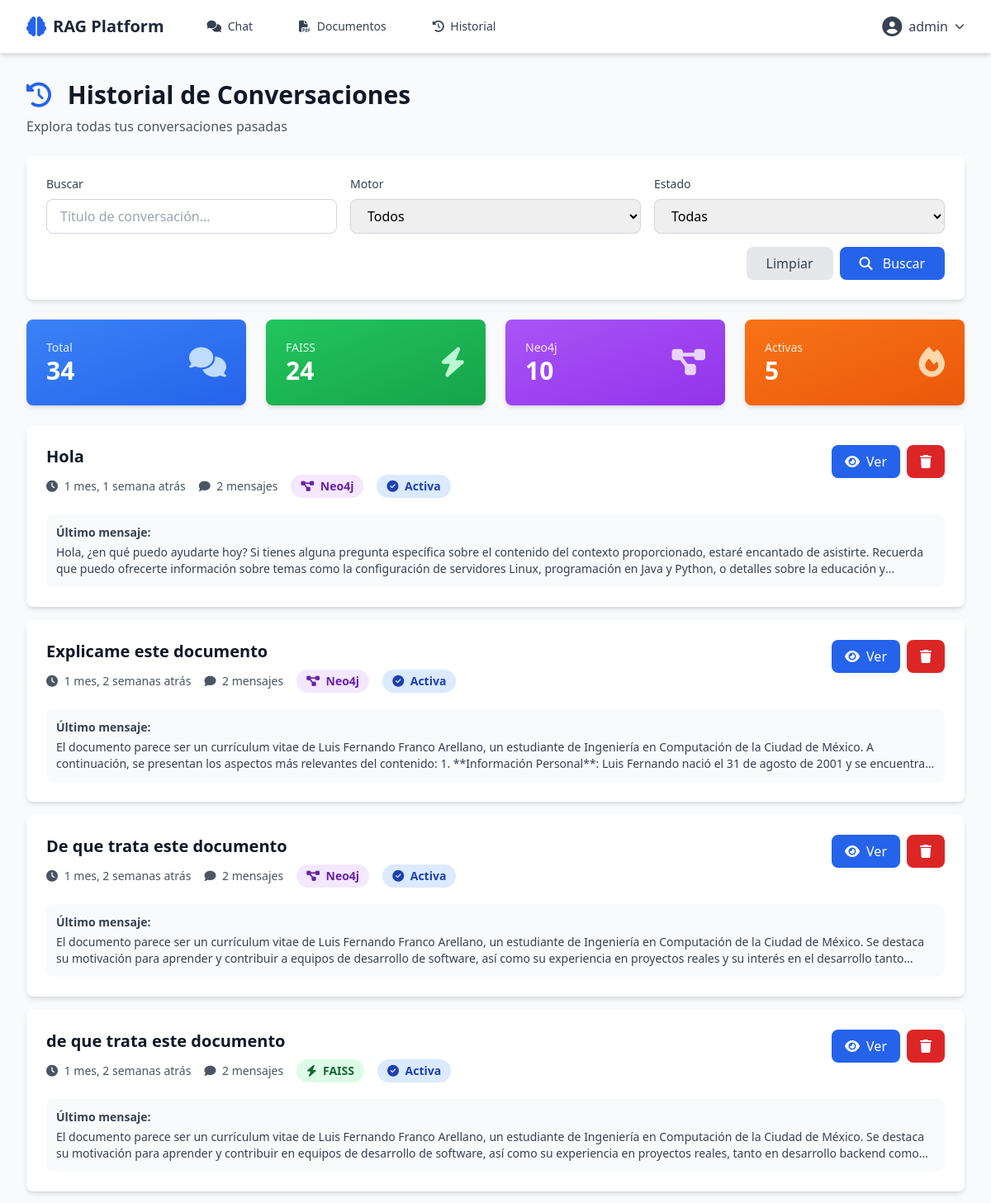
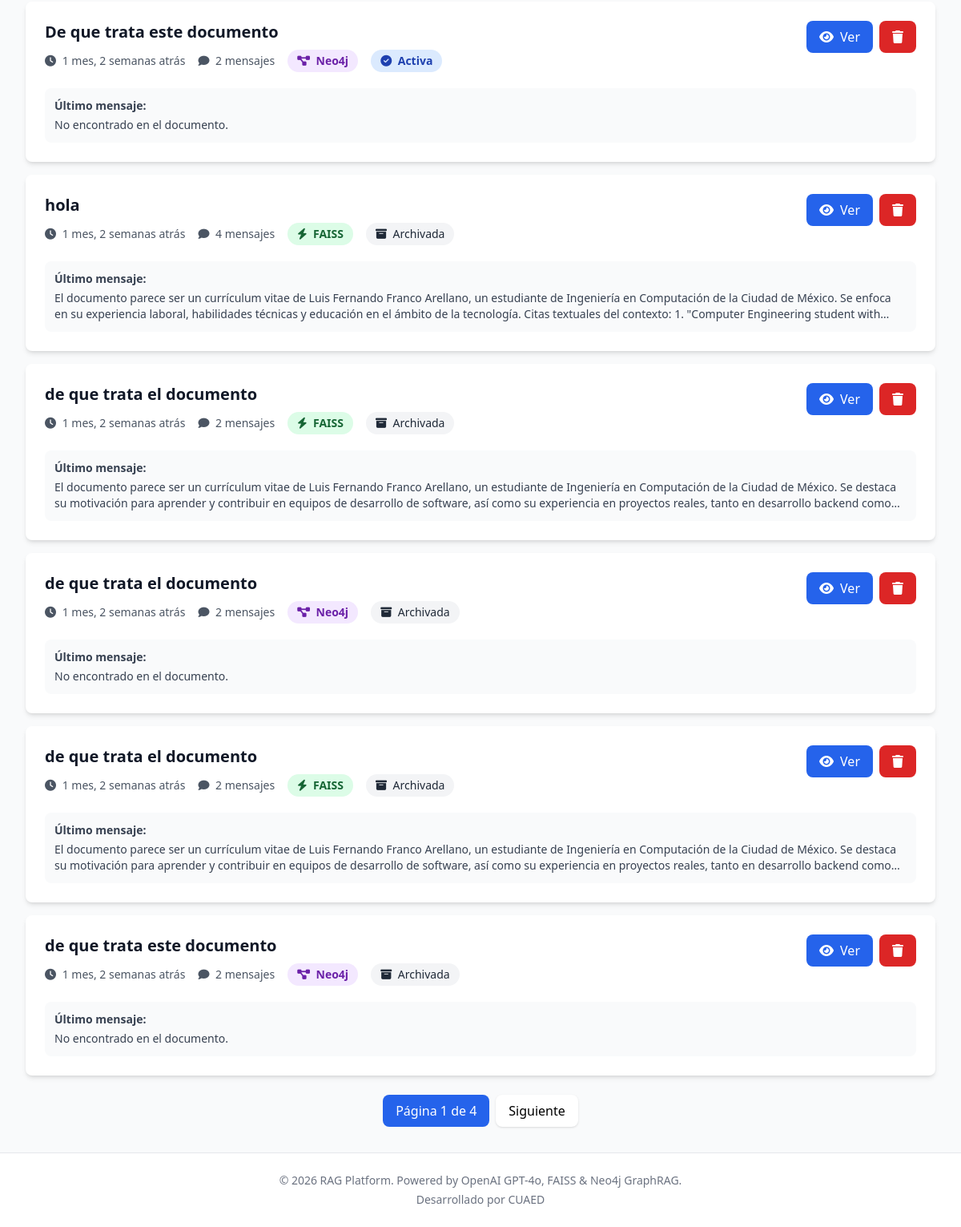
The page /chat/history/ (signed in) on the database its author committed (2 pictures, top to bottom).
### rag_platform/accounts/models.py (models this page shows, shortened)
class User(AbstractUser):
    bio = models.TextField(max_length=500, blank=True, verbose_name='Biografía')
    avatar = models.ImageField(upload_to='avatars/', null=True, blank=True, verbose_name='Avatar')
    created_at = models.DateTimeField(auto_now_add=True, verbose_name='Fecha de registro')
    updated_at = models.DateTimeField(auto_now=True, verbose_name='Última actualización')
    preferred_engine = models.CharField(
        max_length=10,
        choices=[('faiss', 'FAISS'), ('neo4j', 'Neo4j')],
        default='faiss',
        verbose_name='Motor preferido'
    )
    class Meta:
        verbose_name = 'Usuario'
        verbose_name_plural = 'Usuarios'
        ordering = ['-created_at']

### rag_platform/chat/models.py (models this page shows, shortened)
class Conversation(models.Model):
    user = models.ForeignKey(
        settings.AUTH_USER_MODEL,
        on_delete=models.CASCADE,
        related_name='conversations',
        verbose_name='Usuario'
    )
    title = models.CharField(max_length=255, verbose_name='Título')
    engine_used = models.CharField(
        max_length=10,
        choices=[('faiss', 'FAISS'), ('neo4j', 'Neo4j')],
        default='faiss',
        verbose_name='Motor utilizado'
    )
    created_at = models.DateTimeField(auto_now_add=True, verbose_name='Fecha de creación')
    updated_at = models.DateTimeField(auto_now=True, verbose_name='Última actualización')
    is_active = models.BooleanField(default=True, verbose_name='Activa')
    class Meta:
        verbose_name = 'Conversación'
        verbose_name_plural = 'Conversaciones'
        ordering = ['-updated_at']
        indexes = [
            models.Index(fields=['-updated_at']),
            models.Index(fields=['user', '-updated_at']),
        ]

### rag_platform/chat/views.py (the view)
# urls.py: path('history/', views.conversation_history, name='history'),
@login_required
def conversation_history(request):
    from django.core.paginator import Paginator
    from django.db.models import Subquery, OuterRef
    search_query = request.GET.get('q', '')
    engine_filter = request.GET.get('engine', '')
    active_filter = request.GET.get('active', '')
    conversations = Conversation.objects.filter(
        user=request.user
    ).annotate(
        message_count=Count('messages')
    )
    if search_query:
        conversations = conversations.filter(
            Q(title__icontains=search_query) |
            Q(messages__content__icontains=search_query)
        ).distinct()
    if engine_filter:
        conversations = conversations.filter(engine_used=engine_filter)
    if active_filter:
        is_active = active_filter == 'true'
        conversations = conversations.filter(is_active=is_active)
    last_messages = Message.objects.filter(
        conversation=OuterRef('pk')
    ).order_by('-created_at').values('content')[:1]
    conversations = conversations.annotate(
        last_message=Subquery(last_messages)
    )
    conversations = conversations.order_by('-updated_at')
    all_conversations = Conversation.objects.filter(user=request.user)
    total_conversations = all_conversations.count()
    faiss_count = all_conversations.filter(engine_used='faiss').count()
    neo4j_count = all_conversations.filter(engine_used='neo4j').count()
    active_count = all_conversations.filter(is_active=True).count()
    paginator = Paginator(conversations, 10)  # 10 conversaciones por página
    page_number = request.GET.get('page')
    page_obj = paginator.get_page(page_number)
    context = {
        'page_obj': page_obj,
        'search_query': search_query,
        'total_conversations': total_conversations,
        'faiss_count': faiss_count,
        'neo4j_count': neo4j_count,
        'active_count': active_count
    }
    return render(request, 'chat/conversation_history.html', context)

### rag_platform/templates/chat/conversation_history.html (shortened to what this page needs)
{% extends 'base.html' %}
{% block content %}
<div class="mb-6">
    <h1 class="text-3xl font-bold text-gray-900 mb-2">
        <i class="fas fa-history text-blue-600 mr-3"></i>
        Historial de Conversaciones
    </h1>
    <p class="text-gray-600">Explora todas tus conversaciones pasadas</p>
</div>
<div class="bg-white rounded-lg shadow-md p-6 mb-6">
    <form method="get" class="space-y-4">
        <div class="grid grid-cols-1 md:grid-cols-3 gap-4">
            <div>
                <label class="block text-sm font-medium text-gray-700 mb-2">Buscar</label>
                <input
                    type="text"
                    name="q"
                    value="{{ request.GET.q }}"
                    placeholder="Título de conversación..."
                    class="w-full px-4 py-2 border border-gray-300 rounded-lg focus:ring-2 focus:ring-blue-500"
                >
            </div>
            <div>
                <label class="block text-sm font-medium text-gray-700 mb-2">Motor</label>
                <select name="engine" class="w-full px-4 py-2 border border-gray-300 rounded-lg focus:ring-2 focus:ring-blue-500">
                    <option value="">Todos</option>
                </select>
            </div>
            <div>
                <label class="block text-sm font-medium text-gray-700 mb-2">Estado</label>
                <select name="active" class="w-full px-4 py-2 border border-gray-300 rounded-lg focus:ring-2 focus:ring-blue-500">
                    <option value="">Todas</option>
                </select>
            </div>
        </div>
        <div class="flex justify-end space-x-2">
            <a href="{% url 'chat:history' %}" class="px-6 py-2 bg-gray-200 text-gray-700 rounded-lg hover:bg-gray-300">
                Limpiar
            </a>
            <button type="submit" class="px-6 py-2 bg-blue-600 text-white rounded-lg hover:bg-blue-700">
                <i class="fas fa-search mr-2"></i> Buscar
            </button>
        </div>
    </form>
</div>
<div class="grid grid-cols-1 md:grid-cols-4 gap-6 mb-6">
    <div class="bg-gradient-to-br from-blue-500 to-blue-600 text-white rounded-lg shadow-md p-6">
        <div class="flex items-center justify-between">
            <div>
                <p class="text-blue-100 text-sm">Total</p>
                <p class="text-3xl font-bold">{{ total_conversations }}</p>
            </div>
            <i class="fas fa-comments text-4xl text-blue-200"></i>
        </div>
    </div>
    <div class="bg-gradient-to-br from-green-500 to-green-600 text-white rounded-lg shadow-md p-6">
        <div class="flex items-center justify-between">
            <div>
                <p class="text-green-100 text-sm">FAISS</p>
                <p class="text-3xl font-bold">{{ faiss_count }}</p>
            </div>
            <i class="fas fa-bolt text-4xl text-green-200"></i>
        </div>
    </div>
    <div class="bg-gradient-to-br from-purple-500 to-purple-600 text-white rounded-lg shadow-md p-6">
        <div class="flex items-center justify-between">
            <div>
                <p class="text-purple-100 text-sm">Neo4j</p>
                <p class="text-3xl font-bold">{{ neo4j_count }}</p>
            </div>
            <i class="fas fa-project-diagram text-4xl text-purple-200"></i>
        </div>
    </div>
    <div class="bg-gradient-to-br from-orange-500 to-orange-600 text-white rounded-lg shadow-md p-6">
        <div class="flex items-center justify-between">
            <div>
                <p class="text-orange-100 text-sm">Activas</p>
                <p class="text-3xl font-bold">{{ active_count }}</p>
            </div>
            <i class="fas fa-fire text-4xl text-orange-200"></i>
        </div>
    </div>
</div>
<div class="space-y-4">
    {% for conversation in page_obj %}
    <div class="bg-white rounded-lg shadow-md hover:shadow-lg transition duration-200">
        <div class="p-6">
            <div class="flex items-start justify-between mb-3">
                <div class="flex-1">
                    <h3 class="text-xl font-bold text-gray-900 mb-2">
                        {{ conversation.title }}
                    </h3>
                    <div class="flex items-center space-x-4 text-sm text-gray-600 mb-2">
                        <span>
                            <i class="fas fa-clock mr-1"></i>
                            {{ conversation.updated_at|timesince }} atrás
                        </span>
                        <span>
                            <i class="fas fa-comment mr-1"></i>
                            {{ conversation.message_count }} mensajes
                        </span>
                        {% if conversation.engine_used == 'faiss' %}
                        <span class="bg-green-100 text-green-800 px-3 py-1 rounded-full font-semibold">
                            <i class="fas fa-bolt mr-1"></i> FAISS
                        </span>
                        {% else %}
                        <span class="bg-purple-100 text-purple-800 px-3 py-1 rounded-full font-semibold">
                            <i class="fas fa-project-diagram mr-1"></i> Neo4j
                        </span>
                        {% endif %}
                        {% if conversation.is_active %}
                        <span class="bg-blue-100 text-blue-800 px-3 py-1 rounded-full font-semibold">
                            <i class="fas fa-check-circle mr-1"></i> Activa
                        </span>
                        {% else %}
                        <span class="bg-gray-100 text-gray-800 px-3 py-1 rounded-full">
                            <i class="fas fa-archive mr-1"></i> Archivada
                        </span>
                        {% endif %}
                    </div>
                </div>
                <div class="flex space-x-2">
                    <a
                        href="{% url 'chat:conversation_detail' conversation.id %}"
                        class="px-4 py-2 bg-blue-600 text-white rounded-lg hover:bg-blue-700"
                    >
                        <i class="fas fa-eye mr-1"></i> Ver
                    </a>
                    <button
                        onclick="deleteConversation({{ conversation.id }})"
                        class="px-4 py-2 bg-red-600 text-white rounded-lg hover:bg-red-700"
                    >
                        <i class="fas fa-trash"></i>
                    </button>
                </div>
            </div>
            {% if conversation.last_message %}
            <div class="bg-gray-50 rounded-lg p-3 text-sm text-gray-700">
                <p class="font-semibold mb-1">Último mensaje:</p>
                <p class="line-clamp-2">{{ conversation.last_message }}</p>
            </div>
            {% endif %}
        </div>
    </div>
    {% endfor %}
</div>
{% if page_obj.has_other_pages %}
<div class="mt-6 flex justify-center">
    <nav class="flex space-x-2">
        <span class="px-4 py-2 bg-blue-600 text-white rounded-lg">
            Página {{ page_obj.number }} de {{ page_obj.paginator.num_pages }}
        </span>
        {% if page_obj.has_next %}
        <a href="?page={{ page_obj.next_page_number }}&{{ request.GET.urlencode }}" class="px-4 py-2 bg-white rounded-lg shadow hover:bg-gray-50">
            Siguiente
        </a>
        {% endif %}
    </nav>
</div>
{% endif %}
{% endblock %}

### rag_platform/templates/base.html (shortened to what this page needs)
<!DOCTYPE html>
<html lang="es">
<head>
    <script src="https://cdn.tailwindcss.com"></script>
    <link rel="stylesheet" href="https://cdnjs.cloudflare.com/ajax/libs/font-awesome/6.5.1/css/all.min.css">
</head>
<body class="bg-gray-50 min-h-screen">
    {% if user.is_authenticated %}
    <nav class="bg-white shadow-md border-b border-gray-200">
        <div class="max-w-7xl mx-auto px-4 sm:px-6 lg:px-8">
            <div class="flex justify-between h-16">
                <div class="flex items-center">
                    <a href="{% url 'chat:dashboard' %}" class="flex items-center">
                        <i class="fas fa-brain text-blue-600 text-2xl mr-2"></i>
                        <span class="text-xl font-bold text-gray-800">RAG Platform</span>
                    </a>
                    <div class="hidden md:flex ml-10 space-x-8">
                        <a href="{% url 'chat:dashboard' %}" class="text-gray-700 hover:text-blue-600 px-3 py-2 rounded-md text-sm font-medium">
                            <i class="fas fa-comments mr-1"></i> Chat
                        </a>
                        <a href="{% url 'documents:list' %}" class="text-gray-700 hover:text-blue-600 px-3 py-2 rounded-md text-sm font-medium">
                            <i class="fas fa-file-pdf mr-1"></i> Documentos
                        </a>
                        <a href="{% url 'chat:history' %}" class="text-gray-700 hover:text-blue-600 px-3 py-2 rounded-md text-sm font-medium">
                            <i class="fas fa-history mr-1"></i> Historial
                        </a>
                    </div>
                </div>
                <div class="flex items-center space-x-4">
                    <div class="relative">
                        <button id="user-menu-button" class="flex items-center space-x-2 text-gray-700 hover:text-blue-600 focus:outline-none">
                            <i class="fas fa-user-circle text-2xl"></i>
                            <span class="hidden md:block">{{ user.username }}</span>
                            <i class="fas fa-chevron-down text-xs"></i>
                        </button>
                    </div>
                </div>
            </div>
        </div>
    </nav>
    {% endif %}
    <main class="{% block main_class %}max-w-7xl mx-auto px-4 sm:px-6 lg:px-8 py-8{% endblock %}">
        {% block content %}{% endblock %}
    </main>
    <footer class="bg-white border-t border-gray-200 mt-auto">
        <div class="max-w-7xl mx-auto px-4 sm:px-6 lg:px-8 py-6">
            <div class="text-center text-gray-500 text-sm">
                <p>&copy; 2026 RAG Platform. Powered by OpenAI GPT-4o, FAISS & Neo4j GraphRAG.</p>
                <p class="mt-1">Desarrollado por CUAED</p>
            </div>
        </div>
    </footer>
</body>
</html>

### rows shown on the page
User: username "admin"
Conversation: title "Hola", updated_at "1 mes, 1 semana", message_count "2", engine_used "neo4j" (drawn), is_active True (drawn), last_message "Hola, ¿en qué puedo ayudarte hoy? Si tienes alguna pregunta específica sobre el contenido del contexto proporcionado, estaré encantado de asistirte. Recuerda que puedo ofrecerte información sobre temas como la configuración de servidores Linux, programación en Java y Python, o detalles sobre la educación…"
Conversation: title "Explicame este documento", updated_at "1 mes, 2 semanas", message_count "2", engine_used "neo4j" (drawn), is_active True (drawn), last_message "El documento parece ser un currículum vitae de Luis Fernando Franco Arellano, un estudiante de Ingeniería en Computación de la Ciudad de México. A continuación, se presentan los aspectos más relevantes del contenido: 1. **Información Personal**: Luis Fernando nació el 31 de agosto de 2001 y se…"
Conversation: title "De que trata este documento", updated_at "1 mes, 2 semanas", message_count "2", engine_used "neo4j" (drawn), is_active True (drawn), last_message "El documento parece ser un currículum vitae de Luis Fernando Franco Arellano, un estudiante de Ingeniería en Computación de la Ciudad de México. Se destaca su motivación para aprender y contribuir a equipos de desarrollo de software, así como su experiencia en proyectos reales y su interés en el desarrollo…"
Conversation: title "de que trata este documento", updated_at "1 mes, 2 semanas", message_count "2", engine_used "faiss" (drawn), is_active True (drawn), last_message "El documento parece ser un currículum vitae de Luis Fernando Franco Arellano, un estudiante de Ingeniería en Computación de la Ciudad de México. Se destaca su motivación para aprender y contribuir en equipos de desarrollo de software, así como su experiencia en proyectos reales, tanto en desarrollo backend…"
Conversation: title "De que trata este documento", updated_at "1 mes, 2 semanas", message_count "2", engine_used "neo4j" (drawn), is_active True (drawn), last_message "No encontrado en el documento."
Conversation: title "hola", updated_at "1 mes, 2 semanas", message_count "4", engine_used "faiss" (drawn), is_active False (drawn), last_message "El documento parece ser un currículum vitae de Luis Fernando Franco Arellano, un estudiante de Ingeniería en Computación de la Ciudad de México. Se enfoca en su experiencia laboral, habilidades técnicas y educación en el ámbito de la tecnología. Citas textuales del contexto: 1. \"Computer Engineering student…"
Conversation: title "de que trata el documento", updated_at "1 mes, 2 semanas", message_count "2", engine_used "faiss" (drawn), is_active False (drawn), last_message "El documento parece ser un currículum vitae de Luis Fernando Franco Arellano, un estudiante de Ingeniería en Computación de la Ciudad de México. Se destaca su motivación para aprender y contribuir en equipos de desarrollo de software, así como su experiencia en proyectos reales, tanto en desarrollo backend…"
Conversation: title "de que trata el documento", updated_at "1 mes, 2 semanas", message_count "2", engine_used "neo4j" (drawn), is_active False (drawn), last_message "No encontrado en el documento."
Conversation: title "de que trata el documento", updated_at "1 mes, 2 semanas", message_count "2", engine_used "faiss" (drawn), is_active False (drawn), last_message "El documento parece ser un currículum vitae de Luis Fernando Franco Arellano, un estudiante de Ingeniería en Computación de la Ciudad de México. Se destaca su motivación para aprender y contribuir en equipos de desarrollo de software, así como su experiencia en proyectos reales, tanto en desarrollo backend…"
Conversation: title "de que trata este documento", updated_at "1 mes, 2 semanas", message_count "2", engine_used "neo4j" (drawn), is_active False (drawn), last_message "No encontrado en el documento."

### other values the page prints
{{ total_conversations }} "34"
{{ faiss_count }} "24"
{{ neo4j_count }} "10"
{{ active_count }} "5"
{{ page_obj.number }} "1"
{{ page_obj.paginator.num_pages }} "4"
